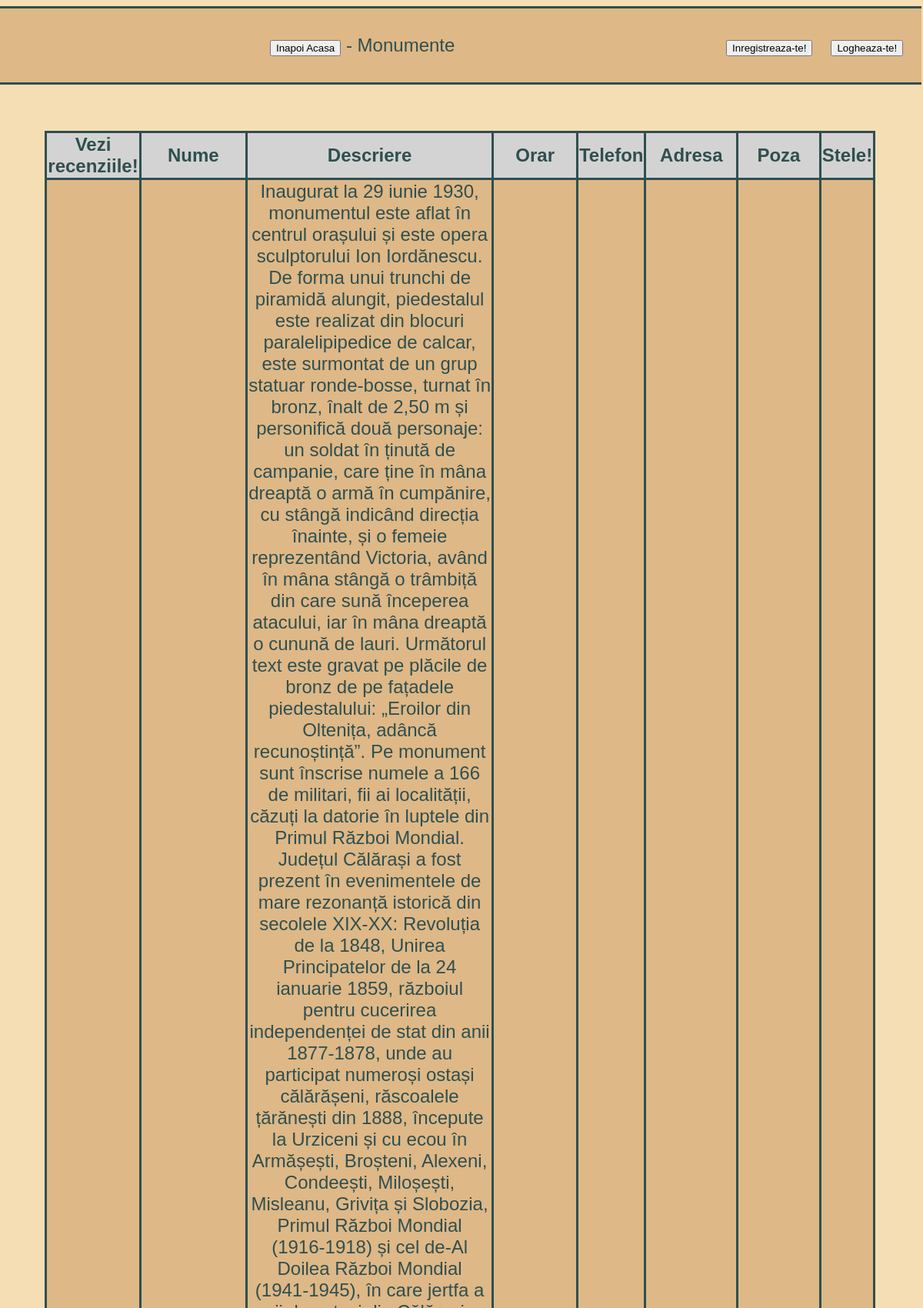
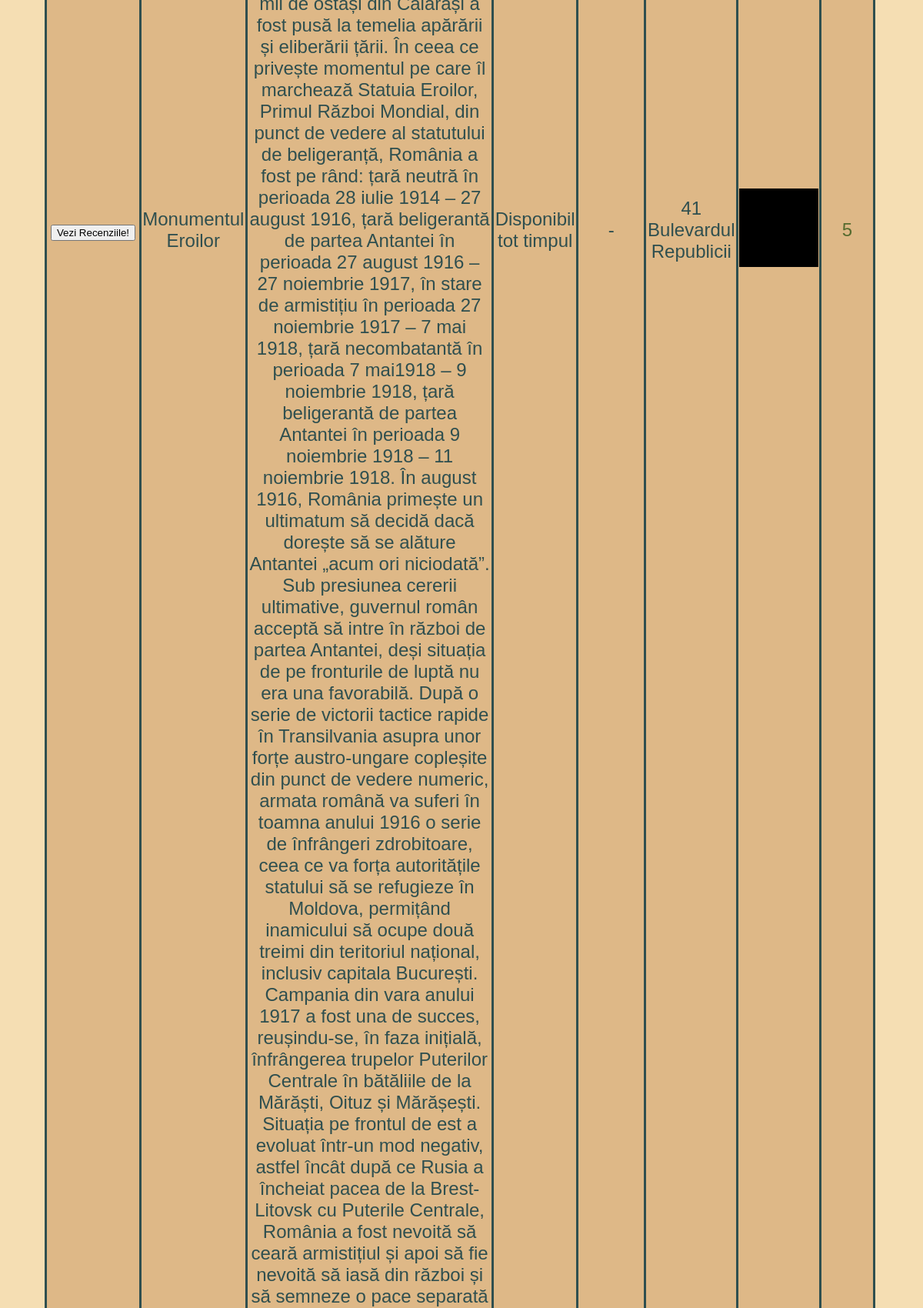
Screenshot of /monumente.php (upper part) with the database file from the repository (2 pictures, top to bottom).
### tables this page shows
CREATE TABLE `monumente` (
  `idMonument` int(10) UNSIGNED NOT NULL,
  `nume` varchar(50) NOT NULL,
  `poza` varchar(20) NOT NULL,
  `adresa` tinytext NOT NULL,
  `telefon` varchar(10) NOT NULL,
  `orar` text NOT NULL,
  `descriere` text NOT NULL
);

### monumente.php (the view, shortened to what this page needs)
<!DOCTYPE html>
<html>
<head>
<link rel="stylesheet" type="text/css" href="main.css">
<?php
$mysqli = new mysqli('localhost','root','','oltenita');
$sql="SELECT * FROM monumente";
$rs=$mysqli->query($sql);
?>
</head>
<header>
	<a href="index.php"><input type="button" value="Inapoi Acasa"></a> - Monumente
	<?php
	if(isset($_SESSION['login'])&&$_SESSION['login']=='logged'&&isset($_SESSION['username'])&&!($_SESSION['username']==''))
	{
	?>
	<div class="divright" style="margin-right:3%">
	<form action="" method="post">
	<input name="elog" id="elog" type="hidden" value="0">
	<a href="register.php"><input type="submit" value="Deconecteaza-te!"></a>
	</form>
	<?php
	if(isset($_POST['elog']))
	{
		session_start();
		session_destroy();
		header('Location: index.php');
	}
	?>
	</div>
	<div class="divright" style="margin-right:2%"><?php echo $_SESSION['username']?></div>
	<?php
	}
	else
	{
	?>
	<div class="divright" style="margin-right:2%"><a href="login.php"><input type="button" value="Logheaza-te!"></a></div>
	<div class="divright" style="margin-right:2%"><a href="register.php"><input type="button" value="Inregistreaza-te!"></a></div>
	<?php
	}
	?>
</header>
<body>
	<table style="width:90%" class="center">
		<thead>
			<tr>
				<th>Vezi recenziile!</th>
				<th>Nume</th>
				<th>Descriere</th>
				<th>Orar</th>
				<th>Telefon</th>
				<th>Adresa</th>
				<th>Poza</th>
				<th>Stele!</th>
			</tr>
		</thead>
		<tbody>
			<?php
				while($row=$rs->fetch_assoc()){
			?>
				<tr>
					<td>
						<form action="" method="post">
							<input type="submit" value="Vezi Recenziile!">
						</form>
					</td>
					<td><?php echo $row['nume'];?></td>
					<td><?php echo $row['descriere'];?></td>
					<td><?php echo $row['orar'];?></td>
					<td><?php echo $row['telefon'];?></td>
					<td><?php echo $row['adresa'];?></td>
					<td style="width:10%;"><img class="tabelprezentare" src="imagini/monumente/<?php echo $row['poza'];?>"></td>
					<td><?php $sql2="SELECT * FROM `recenziimonumente` WHERE idInstitutie='".$row['idMonument']."';";
						$rs2=$mysqli->query($sql2);
						$rez=0;
						$medie=0;
						while($row2=$rs2->fetch_assoc()){
						$rez=$rez+$row2['stele'];
						$medie++;
						}
						if(!($medie==0)){
							?><span style="color:FireBrick !important;"><?php echo round($rez/$medie); ?></span><?php
							?><span style="color:GoldenRod!important;"><?php echo round($rez/$medie); ?></span><?php
							if(($rez/$medie>3.5)&&($rez/$medie<=5)){
							?><span style="color:DarkOliveGreen !important;"><?php echo round($rez/$medie); ?></span><?php
										}
							}
						else {?><span style="color:brown!important;"><?php echo 'Nu exista recenzii pentru aceasta institutie!'; ?></span><?php
										}
						?> </td>
				</tr>
			<?php
				}
			?>
		</tbody>
	</table>
</body>
</html>

### main.css (style rules this page uses)
body { width:100%; background-color:Wheat ; color:DarkSlateGrey; font-family:helvetica; font-size:150%; overflow-x: hidden; margin-left:-0.15%; }
header { background-color:burlywood; width:100%; text-align:center; line-height:400%; margin-bottom:5%; border-bottom: solid DarkSlateGrey; border-top: solid DarkSlateGrey; }
.divright { float:right; }
.center { margin-left:auto; margin-right:auto; }
table { border-collapse:collapse; border: solid DarkSlateGrey; }
tr { border: solid DarkSlateGrey; }
th { background-color:lightgrey; border: solid DarkSlateGrey; }
td { background-color:burlywood; border: solid DarkSlateGrey; }
a:link { color:DarkSlateGrey !important; text-decoration:none !important; }
.tabelprezentare { max-width:100%; max-height:100%; }

### monumente.php (style rules this page uses)
td { text-align:center; }

### rows the page displays
monumente: nume "Monumentul Eroilor", orar "Disponibil tot timpul", telefon "-", adresa "41 Bulevardul Republicii", poza (picture), medie "5"
